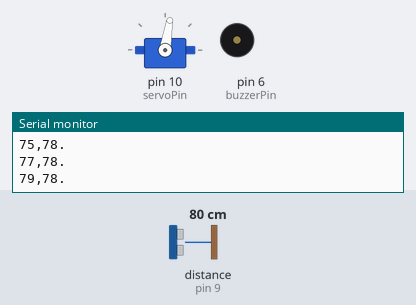
This sketch was run on a simulated Arduino Uno, built with avr-gcc and run on an emulated ATmega328P. Parts: servo, buzzer (waves = sounding), the last lines printed to the serial monitor. Wiring (inferred from the names in the program): ultrasonic range finder: trigger pin 8; echo pin 9. The test bench sets the inputs (shaded band); at power-on: distance to the obstacle (sensor on pin 9) 80 cm. The echo pulse lasts 58.3 µs per cm.

Above: at 1.2 s.
1.3 s: distance to the obstacle (sensor on pin 9) set to 2 cm
At 1.74 s:
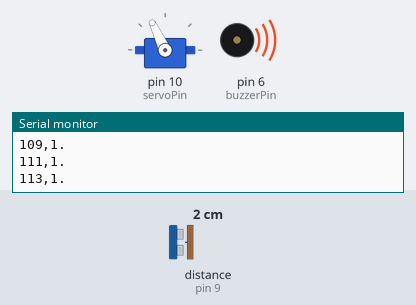
4.3 s: distance to the obstacle (sensor on pin 9) set to 250 cm
At 5.14 s:
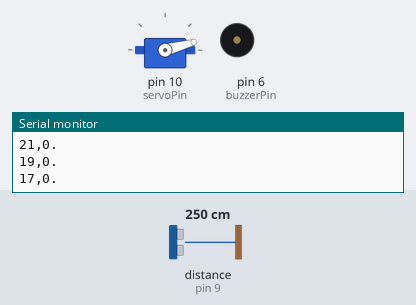
7.3 s: distance to the obstacle (sensor on pin 9) set to 4 cm
At 8.31 s:
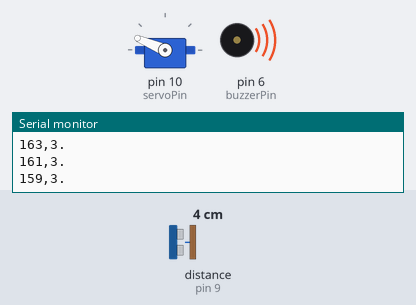
10.3 s: distance to the obstacle (sensor on pin 9) set to 15 cm
13.3 s: distance to the obstacle (sensor on pin 9) set to 18 cm
At 13.75 s:
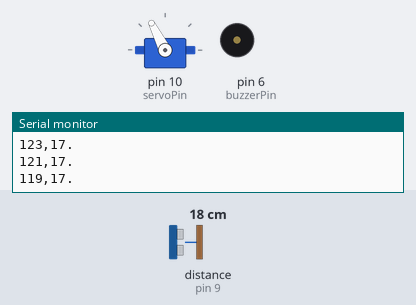
19.3 s: distance to the obstacle (sensor on pin 9) set to 9 cm
At 20.35 s:
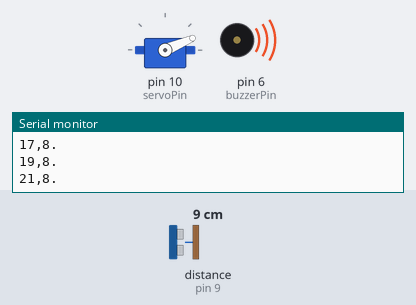
Timing chart, 0 to 23.3 s (numbered marks = the images above; inputs shaded):
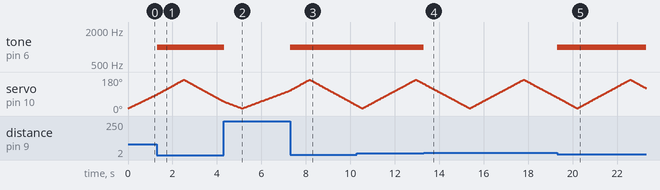

Measured:
- the behaviour switches between 16 and 17 cm on distance to the obstacle (sensor on pin 9) (found by bisection; images 3 and 4)
- after the input at 1.3 s, tone on pin 6 (buzzerPin): silent → 1000 Hz at once
- after the input at 4.3 s, tone on pin 6 (buzzerPin): 1000 Hz → silent at once
- after the input at 7.3 s, tone on pin 6 (buzzerPin): silent → 1000 Hz at once
- after the input at 13.3 s, tone on pin 6 (buzzerPin): 1000 Hz → silent at once
- after the input at 19.3 s, tone on pin 6 (buzzerPin): silent → 1000 Hz at once

The sketch:

CodeArduino.ino
```cpp
#include <Servo.h>

Servo radarServo;

const int buzzerPin = 6;
const int trigPin = 8;
const int echoPin = 9;
const int servoPin = 10;

const int thresholdDistance = 15; // Alarm distance in cm

void setup() {
  pinMode(buzzerPin, OUTPUT);
  pinMode(trigPin, OUTPUT);
  pinMode(echoPin, INPUT);

  radarServo.attach(servoPin);
  Serial.begin(9600);
}

long getDistance() {
  digitalWrite(trigPin, LOW);
  delayMicroseconds(2);
  digitalWrite(trigPin, HIGH);
  delayMicroseconds(10);
  digitalWrite(trigPin, LOW);

  // 15,000 microseconds (15ms) timeout (~2.5m max range)
  // This prevents the Arduino from hanging if facing an open room or ceiling
  long duration = pulseIn(echoPin, HIGH, 15000);

  if (duration == 0) {
    return 0; // Out of range or no echo back
  }

  return duration * 0.034 / 2; // Distance in cm
}

void checkAlarm(long distance) {
  // Only trigger if a valid object is detected within threshold
  if (distance > 0 && distance <= thresholdDistance) {
    tone(buzzerPin, 1000);
  } else {
    noTone(buzzerPin); // Always turn off buzzer if out-of-range or 0
  }
}

void loop() {
  // Sweep left to right
  for (int angle = 15; angle <= 165; angle += 2) {
    radarServo.write(angle);
    delay(30);
    long distance = getDistance();

    checkAlarm(distance);

    Serial.print(angle);
    Serial.print(",");
    Serial.print(distance);
    Serial.println(".");
  }

  // Sweep right to left
  for (int angle = 165; angle >= 15; angle -= 2) {
    radarServo.write(angle);
    delay(30);
    long distance = getDistance();

    checkAlarm(distance);

    Serial.print(angle);
    Serial.print(",");
    Serial.print(distance);
    Serial.println(".");
  }
}
```
